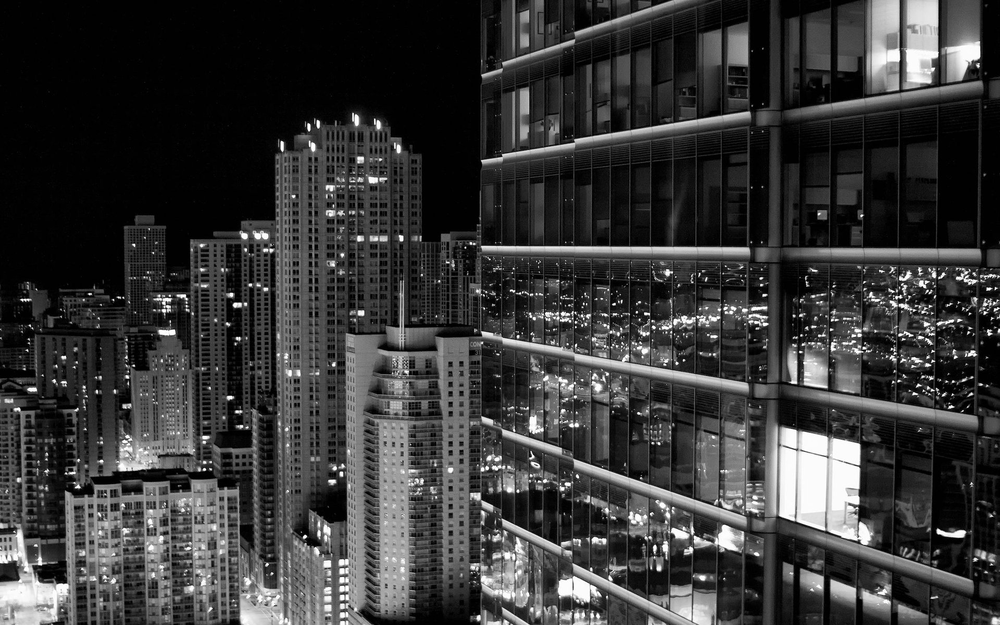
#> input picture homework6/chicago.png, 1000 x 625 px, shrunk from 1920 x 1200 before the run; its folder holds only this picture in this run
$ python HW_add_noise.py
#> lines starting #> are read from the running program, lines starting #| are printed output that depends on the picture
import numpy as np
import cv2
import matplotlib.pyplot as plt

file_name = "chicago"
image = cv2.imread('./%s.png'%file_name).astype(np.float32)/256
#> image: shape (625, 1000, 3) float32; min 0, max 0.996, mean 0.217
image = np.expand_dims(image.mean(axis=2), axis=2)
#> image: shape (625, 1000, 1) float32
print (image.shape)
#| (625, 1000, 1)

#  'gauss'     Gaussian-distributed additive noise.
#  's&p'       Replaces random pixels with 0 or 1.
# 'poisson'   Poisson-distributed noise generated from the data.
# 'speckle'   Multiplicative noise using out = image + n*image,where
#                 n is uniform noise with specified mean & variance.
def noisy(noise_typ,image):
#> called with noise_typ = 'gauss'
   if noise_typ == "gauss":
      row,col,ch= image.shape
#> row = 625; col = 1000; ch = 1
      mean = 0
      var = 0.03  # 분산 0.1
      sigma = var**0.5   # root(var)
      gauss = np.random.normal(mean,sigma,(row,col,ch))
      gauss = gauss.reshape(row,col,ch)
      noisy = image + gauss
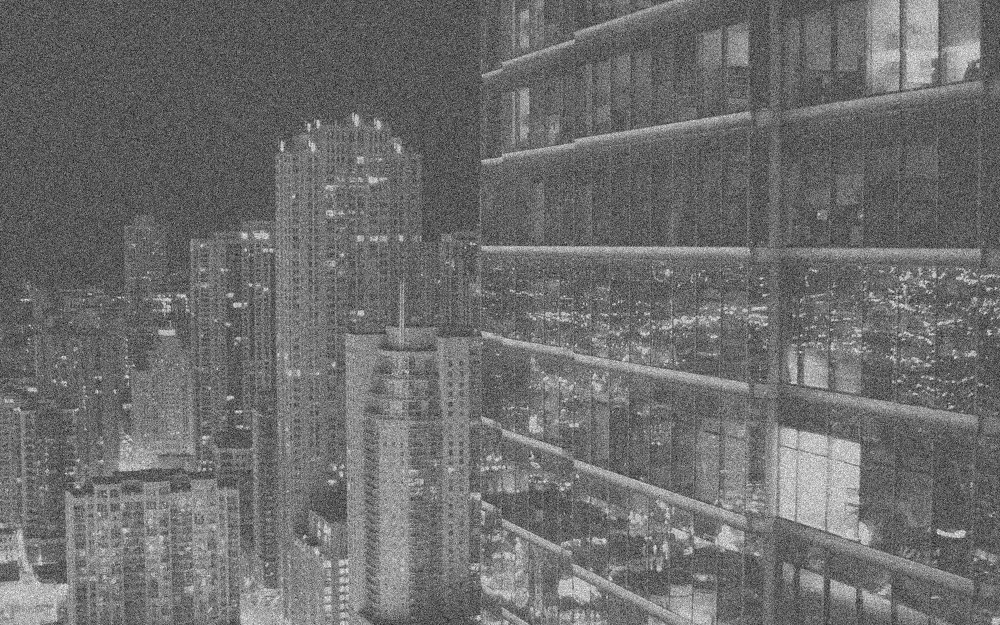
#> noisy: shape (625, 1000, 1) float64; min -0.825, max 1.59, mean 0.218; drawn with min black and max white
      return noisy.clip(min=0)
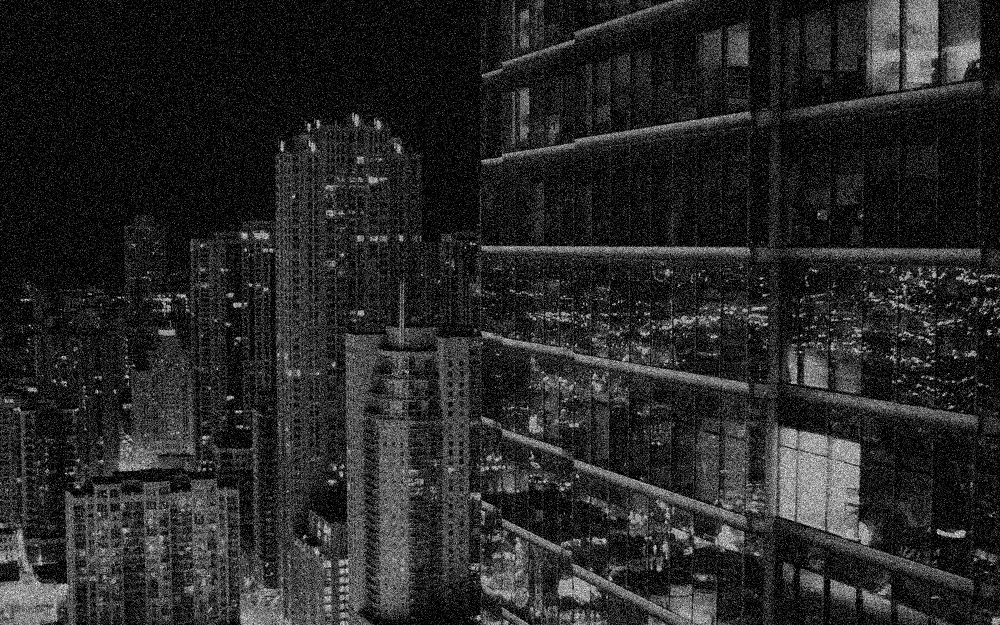
#> returned value: shape (625, 1000, 1) float64; min 0, max 1.59, mean 0.246; drawn with min black and max white
   elif noise_typ == "s&p":
      row,col,ch = image.shape
      s_vs_p = 0.5  # 0.5
      amount = 0.05   # 0.004
      out = np.copy(image)
      # Salt mode
      num_salt = np.ceil(amount * image.size * s_vs_p)
      coords = [np.random.randint(0, i, int(num_salt))
              for i in image.shape]
      out[coords] = 1.0-1/256

      # Pepper mode
      num_pepper = np.ceil(amount* image.size * (1. - s_vs_p))
      coords = [np.random.randint(0, i, int(num_pepper))
              for i in image.shape]
      out[coords] = 0.0
      return out
   elif noise_typ == "poisson":
      vals = len(np.unique(image))
      vals = 2 ** np.ceil(np.log2(vals))
      noisy = np.random.poisson(image * vals) / float(vals)
      return noisy
   elif noise_typ == "speckle":
      row, col, ch = image.shape
      gauss = np.random.randn(row, col, ch)
      gauss = gauss.reshape(row, col, ch)
      noisy = image + image * gauss
      return noisy

#plt.imshow(image[:,:, [2,1,0]])
#plt.show()

noise_img1 = noisy("gauss", image).astype(np.float32)
noise_img2 = noisy("s&p", image).astype(np.float32)
#> (the run stopped early here; a loop or call above may not have finished)
